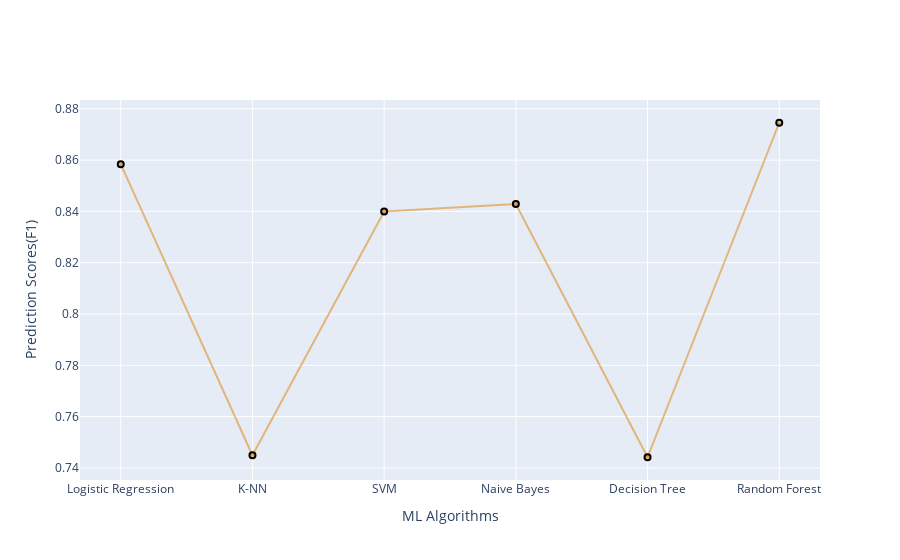

The cell this chart's notebook holds for it:
### Markdown cell above
## Scatter Plot For Comparasion of ML Algorithms Prediciton Scores (F1)

### Code cell
scoresf1=[LRf1,KNNf1,SVMf1,NBf1,DTf1,RFf1]
#create traces

trace1 = go.Scatter(
    x = AlgorthmsName,
    y= scoresf1,
    name='Algortms Name',
    marker =dict(color='rgba(225,126,0,0.5)',
               line =dict(color='rgb(0,0,0)',width=2)),
                text=AlgorthmsName
)
data = [trace1]

layout = go.Layout(barmode = "group", 
                  xaxis= dict(title= 'ML Algorithms',ticklen= 5,zeroline= False),
              yaxis= dict(title= 'Prediction Scores(F1)',ticklen= 5,zeroline= False))
fig = go.Figure(data = data, layout = layout)
iplot(fig)

### Figure 1 — Plotly figure (JSON) as saved in the notebook; plotly's stock layout.template omitted (floating-point values rounded to 4 significant figures)
{"data": [{"marker": {"color": "rgba(225,126,0,0.5)", "line": {"color": "rgb(0,0,0)", "width": 2}}, "name": "Algortms Name", "text": ["Logistic Regression", "K-NN", "SVM", "Naive Bayes", "Decision Tree", "Random Forest", "Artificial Neural Network", "Gradient Boosting Machine"], "type": "scatter", "x": ["Logistic Regression", "K-NN", "SVM", "Naive Bayes", "Decision Tree", "Random Forest", "Artificial Neural Network", "Gradient Boosting Machine"], "y": [0.8584, 0.7449, 0.84, 0.8429, 0.7442, 0.8746]}], "layout": {"barmode": "group", "xaxis": {"ticklen": 5, "title": {"text": "ML Algorithms"}, "zeroline": false}, "yaxis": {"ticklen": 5, "title": {"text": "Prediction Scores(F1)"}, "zeroline": false}}}
